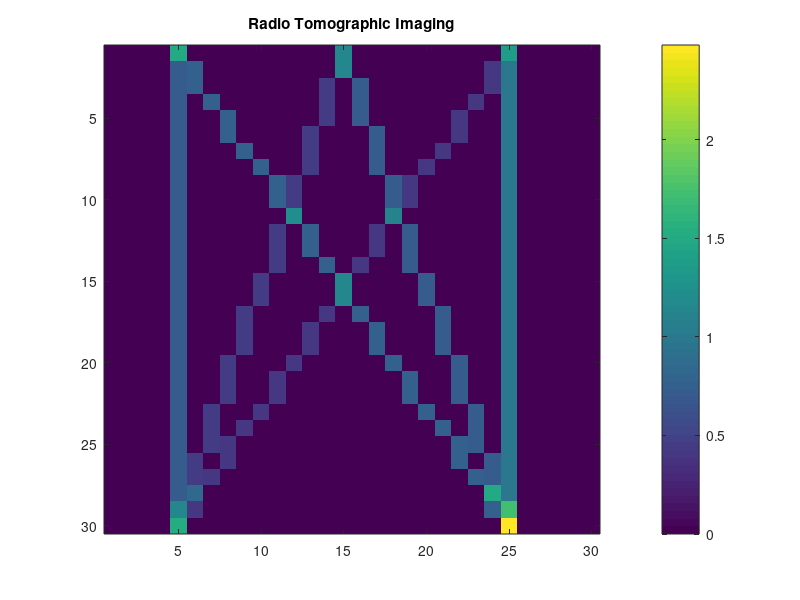

Source code (MATLAB):
% dimentions of the terrain
width=30;
height=30;

% N is the number of voxels in the image
N = width * height;

% W is the weight matrix which will get populated on the go
W=[];

# Location and MAC address of RSSI measuring nodes
RxNodes = {30,5,'e4:d5:3d:ed:f5:bd';
	30,25,'e4:d5:3d:ed:f5:be'}

# Location and MAC address of Access point nodes
TxNodes = {1,5,'e4:d5:3d:ed:f5:bf';
	1,15,'e4:d5:3d:ed:f5:bc';
	1,25,'e4:d5:3d:ed:f5:b4';}

% number of nodes
num_RxNodes = size(RxNodes)(1,1)
num_TxNodes = size(TxNodes)(1,1)
total_nodes = num_RxNodes + num_TxNodes

% number of links (this will get updated shortly)
num_links=0;

% link coordinates matrix (this will get updated shortly)
linkCoords=[];

% MAC addresses of the two nodes in each links
linkMACs={};

% generating weight matrix
for i=1:size(RxNodes)(1,1)
	for j=1:size(TxNodes)(1,1)

		num_links=num_links+1;

		% start and end point of this line
		a=[RxNodes(i,1), RxNodes(i,2)];
		a = cell2mat(a);
		b=[TxNodes(j,1), TxNodes(j,2)];
		b = cell2mat(b);

		% start and end MAC addresses of this line
		c=[RxNodes(i,3)];
		c = cell2mat(c);
		d=[TxNodes(j,3)];
		d = cell2mat(d);

		% add the link to the link coordinates matrix for future use
		linkCoords=[linkCoords;a,b];

		% add the link to the linkMACs matrix for future use
		linkMACs=[linkMACs;c,d];

		% get diffs
		ab = b - a;

		% find number of steps required to be "one pixel wide" in the shorter
		% two dimensions
		n = max(abs(ab)) + 1;

		% compute line
		s = repmat(linspace(0, 1, n)', 1, 2);
		for d = 1:2
			s(:, d) = s(:, d) * ab(d) + a(d);
		end

		% round to nearest pixel
		s = round(s);

		% apply to a matrix
		X = zeros(width, height);
		X(sub2ind(size(X), s(:, 1), s(:, 2))) = 1;

		% insert in to the weight matrix
		W=[W;reshape(X', width*height, 1)'];
	end
end

num_links

% dynamically drawing the image based on different Y vectors
for i=1:60
	% generating a Y vector with sample RSSI change values
	%Y=zeros(1, num_links);
	Y=rand(1, num_links);
	%Y = randi([0 0.5],1,num_links);
	%Y(170:190)=25;
	%Y(50:60)=50;
	%Y(150:160)=60;
	%Y(randi([20 60]):randi([70 90]))=1;

	%Asanka: Instead of above code segment to randomly generate Y vector, I should
	% read a line from the 'named pipe' file and process it to extract each pair of
	% nodes that represent a link and its associated RSSI value.
	

	% generating image matrix based on Y vector
	X=Y*W;
	
	% attempting to apply a high-pass filter to reduce noise or smooth out
	%for i=1:length(X)
	%	if X(:,i)<1
	%		X(:,i)=0;
	%	end
	%end

	[mat,padded] = vec2mat(X,width);
	%mat

	image(mat,'CDataMapping','scaled');
	%image(mat)
	colorbar
	title('Radio Tomographic Imaging');

	pause(1)
end


